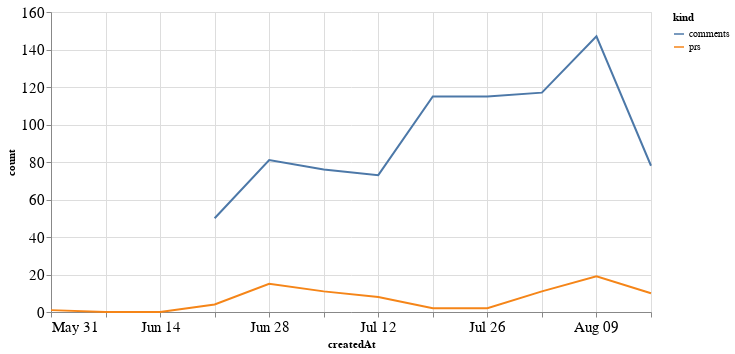

The code cell stored with this chart in its notebook:
### Code cell
alt.Chart(total_time, width=600).mark_line().encode(
    x='createdAt',
    y='count',
    color='kind'
)

### Figure 1 — Vega-Lite specification as saved in the notebook (floating-point values rounded to 4 significant figures)
{"config": {"axisLeft": {"labelFontSize": 15}, "axisBottom": {"labelFontSize": 15}}, "data": {"name": "data-0068577b3d3785f3cfff4f741fb63d84"}, "mark": "line", "encoding": {"color": {"type": "nominal", "field": "kind"}, "x": {"type": "temporal", "field": "createdAt"}, "y": {"type": "quantitative", "field": "count"}}, "width": 600, "$schema": "https://vega.github.io/schema/vega-lite/v4.8.1.json", "datasets": {"data-0068577b3d3785f3cfff4f741fb63d84": [{"createdAt": "2020-05-31T00:00:00", "kind": "prs", "count": 1.0}, {"createdAt": "2020-06-07T00:00:00", "kind": "prs", "count": 0.0}, {"createdAt": "2020-06-14T00:00:00", "kind": "prs", "count": 0.0}, {"createdAt": "2020-06-21T00:00:00", "kind": "prs", "count": 4.0}, {"createdAt": "2020-06-28T00:00:00", "kind": "prs", "count": 15.0}, {"createdAt": "2020-07-05T00:00:00", "kind": "prs", "count": 11.0}, {"createdAt": "2020-07-12T00:00:00", "kind": "prs", "count": 8.0}, {"createdAt": "2020-07-19T00:00:00", "kind": "prs", "count": 2.0}, {"createdAt": "2020-07-26T00:00:00", "kind": "prs", "count": 2.0}, {"createdAt": "2020-08-02T00:00:00", "kind": "prs", "count": 11.0}, {"createdAt": "2020-08-09T00:00:00", "kind": "prs", "count": 19.0}, {"createdAt": "2020-08-16T00:00:00", "kind": "prs", "count": 10.0}, {"createdAt": "2020-05-31T00:00:00", "kind": "comments", "count": null}, {"createdAt": "2020-06-07T00:00:00", "kind": "comments", "count": null}, {"createdAt": "2020-06-14T00:00:00", "kind": "comments", "count": null}, {"createdAt": "2020-06-21T00:00:00", "kind": "comments", "count": 50.0}, {"createdAt": "2020-06-28T00:00:00", "kind": "comments", "count": 81.0}, {"createdAt": "2020-07-05T00:00:00", "kind": "comments", "count": 76.0}, {"createdAt": "2020-07-12T00:00:00", "kind": "comments", "count": 73.0}, {"createdAt": "2020-07-19T00:00:00", "kind": "comments", "count": 115.0}, {"createdAt": "2020-07-26T00:00:00", "kind": "comments", "count": 115.0}, {"createdAt": "2020-08-02T00:00:00", "kind": "comments", "count": 117.0}, {"createdAt": "2020-08-09T00:00:00", "kind": "comments", "count": 147.0}, {"createdAt": "2020-08-16T00:00:00", "kind": "comments", "count": 78.0}]}}
